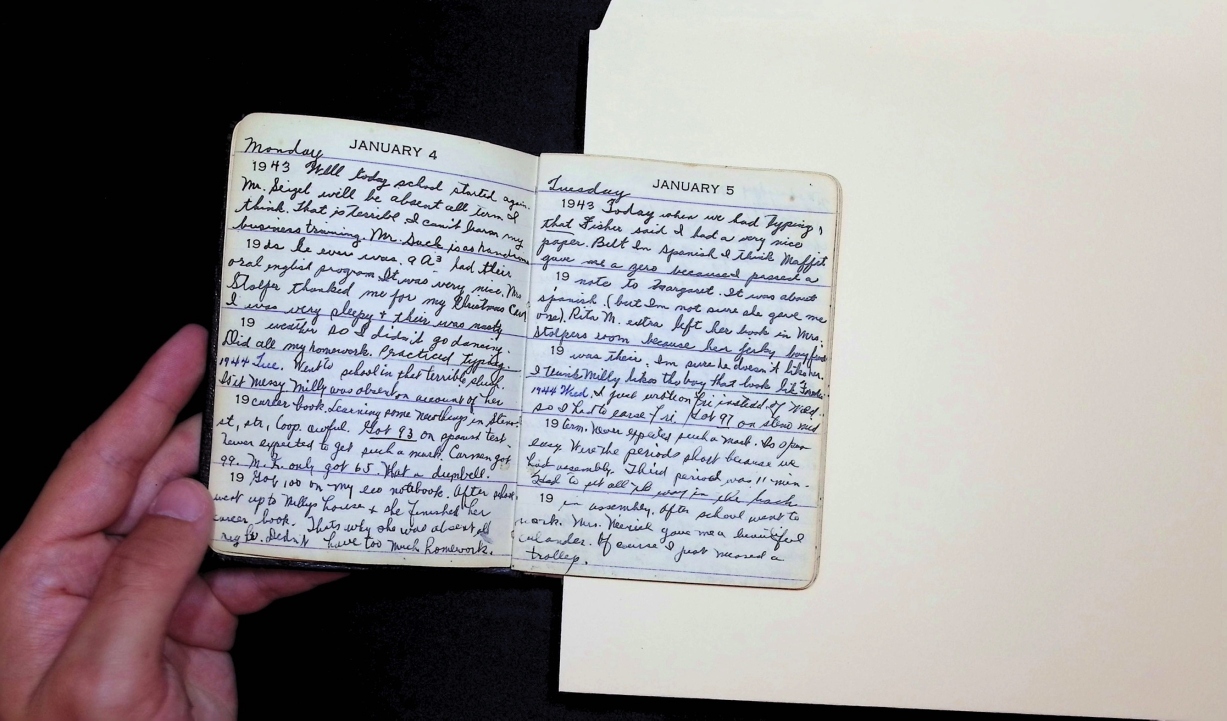
#> input picture image_transform_tool.py/image00005.jpg, 4908 x 2881 px (shown at 1/4 size)
$ python auto_crop.py --image ../image_transform_tool.py/image00005.jpg --output out.png
#> lines starting #> are read from the running program, lines starting #| are printed output that depends on the picture; after the words box and inside, x2 and y2 are one past the last pixel; in counts of white or black regions, pixels touching at a corner belong together
import cv2
import numpy as np
import argparse


def order_points(pts):
    """
    Takes a set of points and finds the top-left, top-right,
    bottom-right, and bottom-left corners among them.
    """
    rect = np.zeros((4, 2), dtype="float32")

    # The top-left point will have the smallest sum (x+y)
    s = pts.sum(axis=1)
    rect[0] = pts[np.argmin(s)]

    # The bottom-right point will have the largest sum (x+y)
    rect[2] = pts[np.argmax(s)]

    # The top-right point will have the largest difference (x-y)
    # The bottom-left will have the smallest difference (x-y)
    # Note: np.diff is y-x, so we find min for top-right and max for bottom-left
    diff = np.diff(pts, axis=1)
    rect[1] = pts[np.argmin(diff)]
    rect[3] = pts[np.argmax(diff)]

    return rect


def main():
    # --- 1. Set up Argument Parser ---
    ap = argparse.ArgumentParser(
        description="Auto-crop and straighten a document from an image."
    )
    ap.add_argument("-i", "--image", required=True, help="Path to the input image")
    ap.add_argument(
        "-o", "--output", required=True, help="Path for the output cropped image"
    )
    args = vars(ap.parse_args())

    image_path = args["image"]
    output_path = args["output"]

    # --- 2. Load and Pre-process the Image ---
    print("[INFO] Loading image and starting pre-processing...")
    image = cv2.imread(image_path)
#> image is the input picture: shape (2881, 4908, 3); mean B, G, R 150, 148.2, 151.3
    if image is None:
        print(f"[ERROR] Could not load image from path: {image_path}")
        return

    orig_image = image.copy()
    ratio = image.shape[0] / 500.0
#> ratio = 5.76
    image = cv2.resize(image, (int(image.shape[1] / ratio), 500))
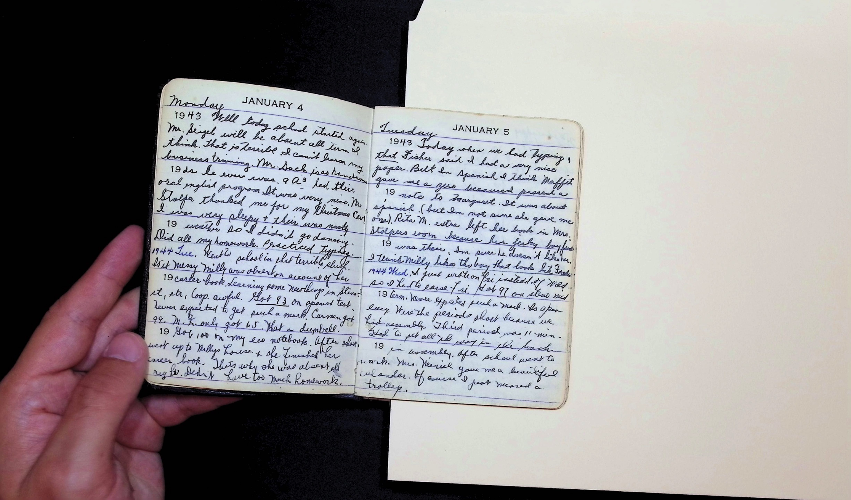
#> image: shape (500, 851, 3); mean B, G, R 150, 148.1, 151.3

    gray = cv2.cvtColor(image, cv2.COLOR_BGR2GRAY)
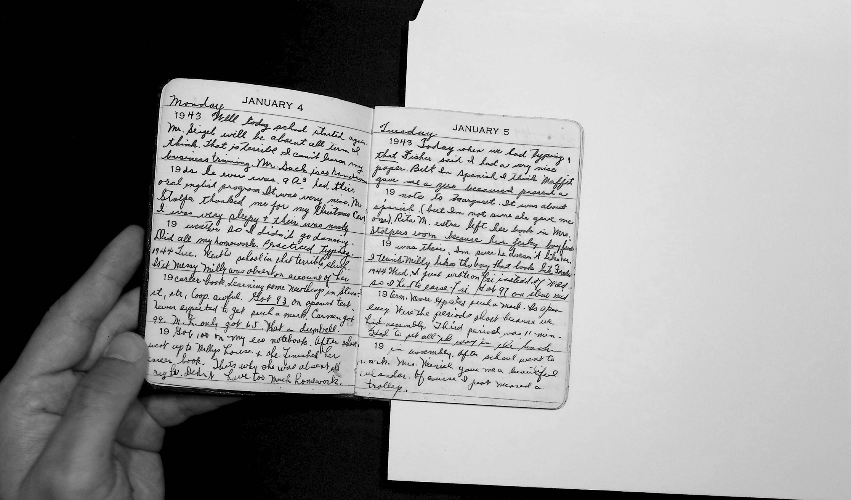
#> gray: shape (500, 851); min 0, max 241, mean 149.2
    blurred = cv2.GaussianBlur(gray, (5, 5), 0)
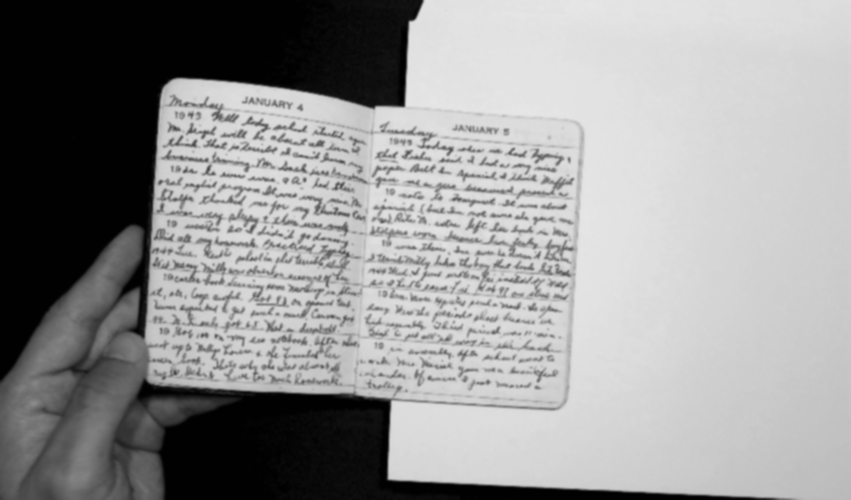
#> blurred: shape (500, 851); min 0, max 230, mean 149.2
    edged = cv2.Canny(blurred, 75, 200)
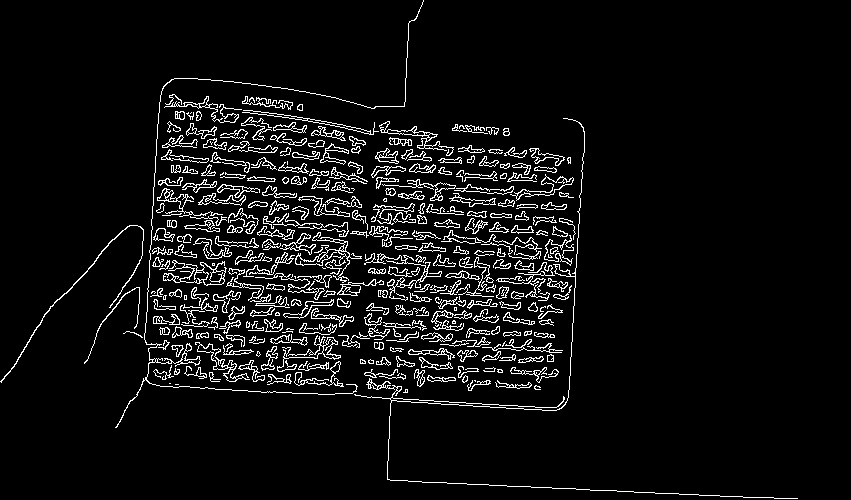
#> edged: shape (500, 851); 6.2% white in thin lines or dots

    print("[INFO] STEP 1: Edge Detection complete.")

    # --- 3. Find the Document Contour ---
    print("[INFO] STEP 2: Finding document contour...")

    contours, _ = cv2.findContours(
        edged.copy(), cv2.RETR_EXTERNAL, cv2.CHAIN_APPROX_SIMPLE
    )
#> contours = 332 contours, 132 with area under 20; largest, box (x1, y1, x2, y2) and area: (163, 260, 227, 286) 436, (195, 342, 250, 382) 390, (295, 232, 362, 283) 374, (544, 235, 574, 266) 363, (510, 174, 574, 201) 348

    if len(contours) == 0:
        print("[ERROR] No contours found. Check Canny edge detection parameters.")
        return

    # Assume the largest contour is the document
    contours = sorted(contours, key=cv2.contourArea, reverse=True)
    document_contour = contours[0]
#> document_contour = contour of 245 points, box (x1, y1, x2, y2) (163, 260, 227, 286), area 436

    # *** THIS IS THE MAJOR CHANGE ***
    # Instead of approximating the polygon, we find the extreme corner points
    # of the largest contour. This is robust to occlusions like hands.
    print("[INFO] STEP 3: Found largest contour. Identifying extreme corner points...")
    ordered_pts_resized = order_points(document_contour.reshape(-1, 2))
#> in order_points, `s = pts.sum(axis=1)`: s = 245 values, max 506 at index 103, min 433 at index 0, mean 466.8
#> in order_points, `diff = np.diff(pts, axis=1)`: diff = 245 values, max 117 at index 69, min 37 at index 134, mean 78.28
#> ordered_pts_resized = [[173, 260], [224, 261], [223, 283], [163, 280]]

    # For visualization, draw the found contour and corners on the resized image
    detected_path = output_path.replace(".jpg", "_detected.jpg").replace(
        ".png", "_detected.png"
    )
    # Draw the full contour
    cv2.drawContours(image, [document_contour], -1, (0, 255, 0), 2)
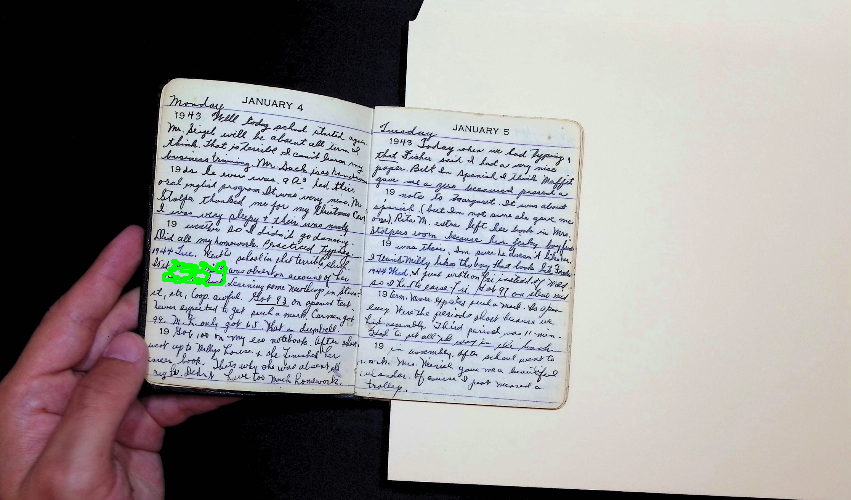
#> image: shape (500, 851, 3); 0.24% of pixels changed, all inside (x1, y1, x2, y2) = (162, 259, 228, 287)
    # Draw circles on the identified corners
    for point in ordered_pts_resized:
        cv2.circle(image, tuple(point.astype(int)), 5, (0, 0, 255), -1)
#> this loop made 4 passes
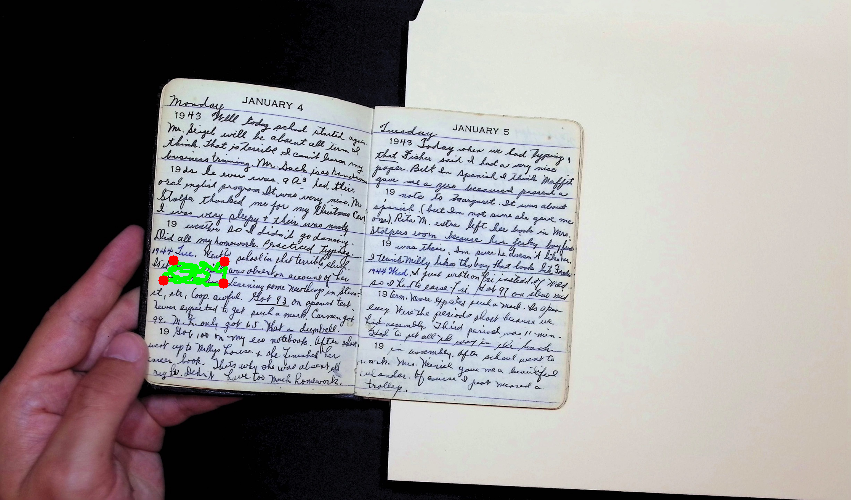
#> image: shape (500, 851, 3); 0.08% of pixels changed, all inside (x1, y1, x2, y2) = (158, 255, 230, 289)
    cv2.imwrite(detected_path, image)
    print(f"[INFO] Saved detection visualization to {detected_path}")

    # --- 4. Apply Perspective Transform and Crop ---
    # Scale the corner points back to the original image size
    ordered_pts = ordered_pts_resized * ratio
#> ordered_pts = [[996.8, 1498.1], [1290.7, 1503.9], [1284.9, 1630.6], [939.2, 1613.4]]
    (tl, tr, br, bl) = ordered_pts
#> tl = [996.8, 1498.1]; tr = [1290.7, 1503.9]; br = [1284.9, 1630.6]; bl = [939.2, 1613.4]

    widthA = np.sqrt(((br[0] - bl[0]) ** 2) + ((br[1] - bl[1]) ** 2))
#> widthA = 346.2
    widthB = np.sqrt(((tr[0] - tl[0]) ** 2) + ((tr[1] - tl[1]) ** 2))
#> widthB = 293.9
    maxWidth = max(int(widthA), int(widthB))
#> maxWidth = 346

    heightA = np.sqrt(((tr[0] - br[0]) ** 2) + ((tr[1] - br[1]) ** 2))
#> heightA = 126.9
    heightB = np.sqrt(((tl[0] - bl[0]) ** 2) + ((tl[1] - bl[1]) ** 2))
#> heightB = 128.8
    maxHeight = max(int(heightA), int(heightB))
#> maxHeight = 128

    dst = np.array(
        [[0, 0], [maxWidth - 1, 0], [maxWidth - 1, maxHeight - 1], [0, maxHeight - 1]],
        dtype="float32",
    )
#> dst = [[0, 0], [345, 0], [345, 127], [0, 127]]

    M = cv2.getPerspectiveTransform(ordered_pts, dst)
#> M = [[-0.732, -0.366, 1278.5], [0.0148, -0.753, 1113.2], [-0.000132, -0.000971, 1]]
    warped = cv2.warpPerspective(orig_image, M, (maxWidth, maxHeight))
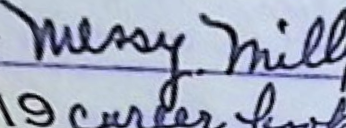
#> warped: shape (128, 346, 3); mean B, G, R 187.9, 167.9, 160.4

    print("[INFO] STEP 4: Perspective transform applied.")

    # --- 5. Save the Final Image ---
    cv2.imwrite(output_path, warped)
    print(f"[SUCCESS] Cropped and straightened image saved to {output_path}")


if __name__ == "__main__":
    main()

$ run again, on image_transform_tool.py/image00009.jpg
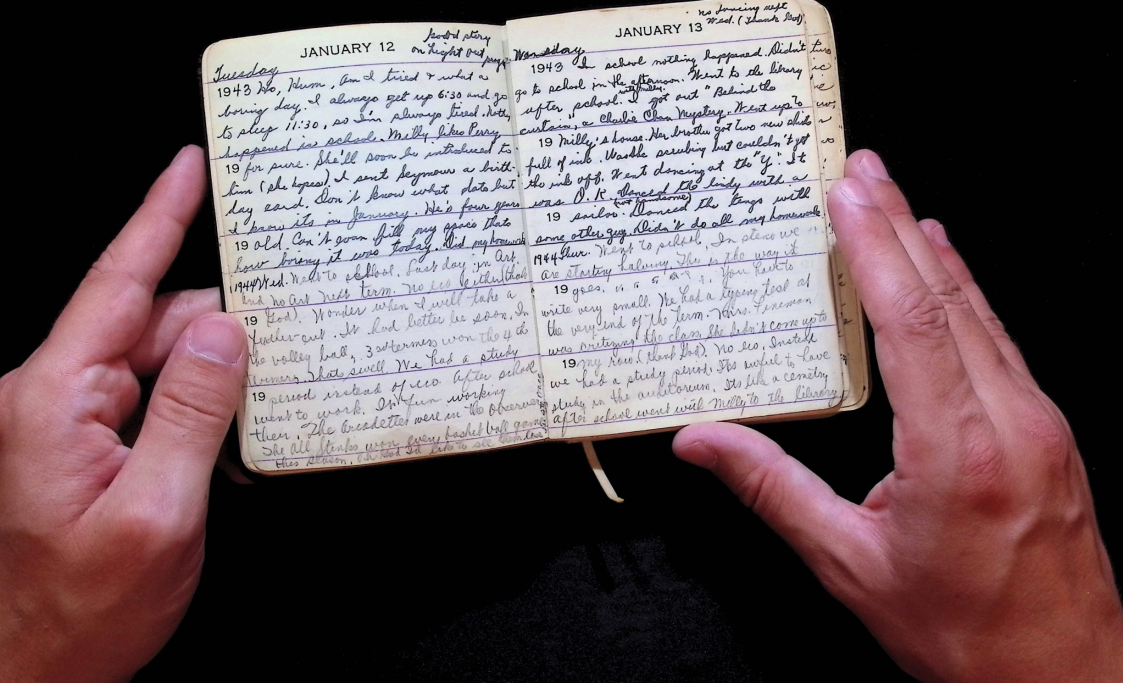
#> input picture image_transform_tool.py/image00009.jpg, 4492 x 2732 px (shown at 1/4 size)
#> in main, image is the input picture: shape (2732, 4492, 3); mean B, G, R 93, 89.4, 105.4
#> in main, `edged = cv2.Canny(blurred, 75, 200)`:
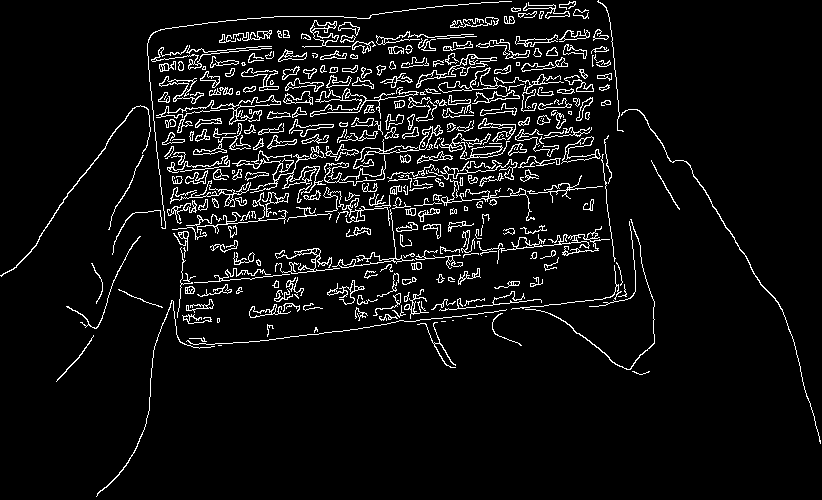
#> edged: shape (500, 822); 6.3% white in thin lines or dots
#> contours = 331 contours, 171 with area under 20; largest, box (x1, y1, x2, y2) and area: (438, 67, 507, 93) 409, (310, 88, 419, 119) 406, (156, 95, 281, 133) 404, (232, 146, 326, 195) 381, (561, 136, 601, 164) 321
#> document_contour = contour of 104 points, box (x1, y1, x2, y2) (438, 67, 507, 93), area 409
#> s = 104 values, max 597 at index 64, min 523 at index 37, mean 557.2
#> diff = 104 values, max -350 at index 42, min -422 at index 0, mean -392.3
#> ordered_pts_resized = [[439, 84], [489, 67], [506, 91], [439, 89]]
#> the loop in main, `for point in ordered_pts_resized:` made 4 passes
#> ordered_pts = [[2398.7, 459], [2671.9, 366.1], [2764.8, 497.2], [2398.7, 486.3]]
#> tl = [2398.7, 459]; tr = [2671.9, 366.1]; br = [2764.8, 497.2]; bl = [2398.7, 486.3]
#> widthA = 366.3
#> widthB = 288.6
#> maxWidth = 366
#> heightA = 160.7
#> heightB = 27.32
#> maxHeight = 160
#> dst = [[0, 0], [365, 0], [365, 159], [0, 159]]
#> M = [[-0.184, -2.46e-15, 441.1], [-0.0613, -0.18, 229.7], [-0.000417, -6.12e-05, 1]]
#> in main, `warped = cv2.warpPerspective(orig_image, M, (maxWidth, maxHeight))`:
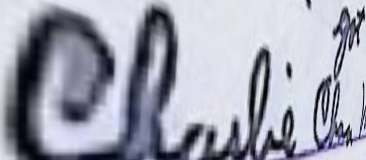
#> warped: shape (160, 366, 3); mean B, G, R 176.4, 161.9, 160.4
